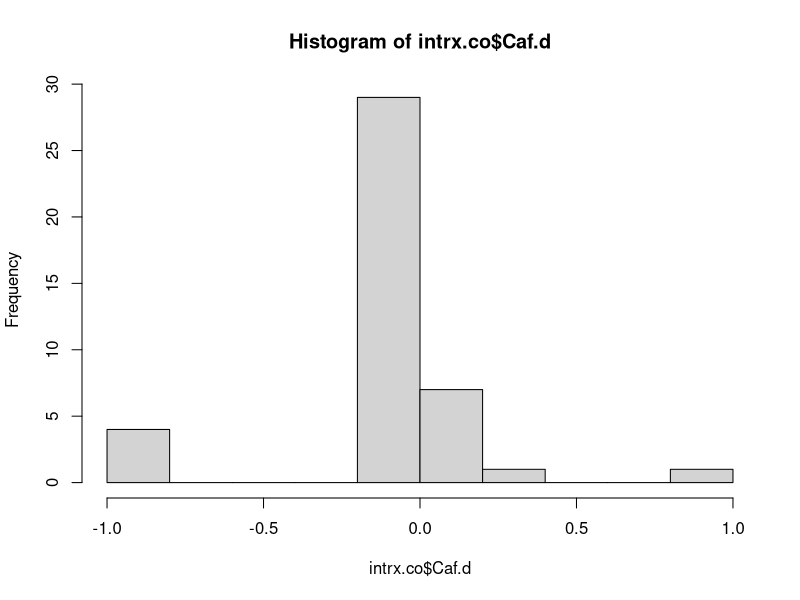
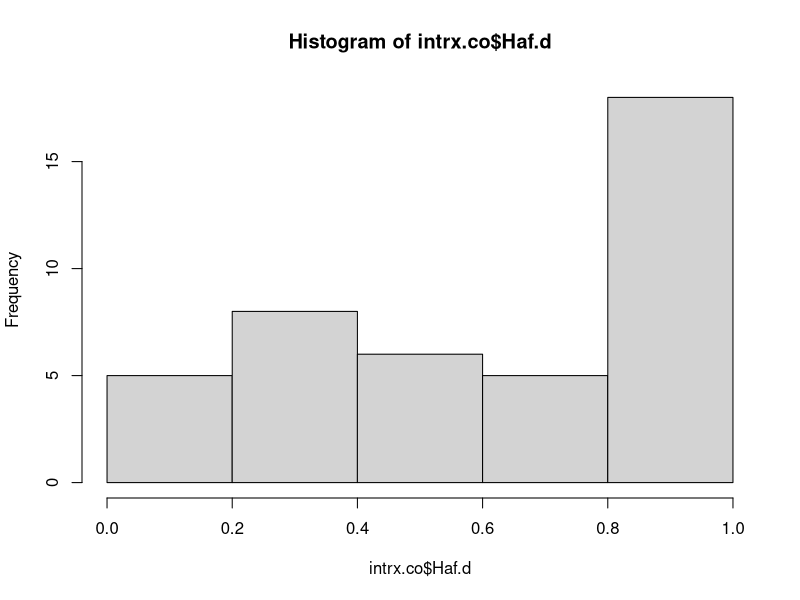
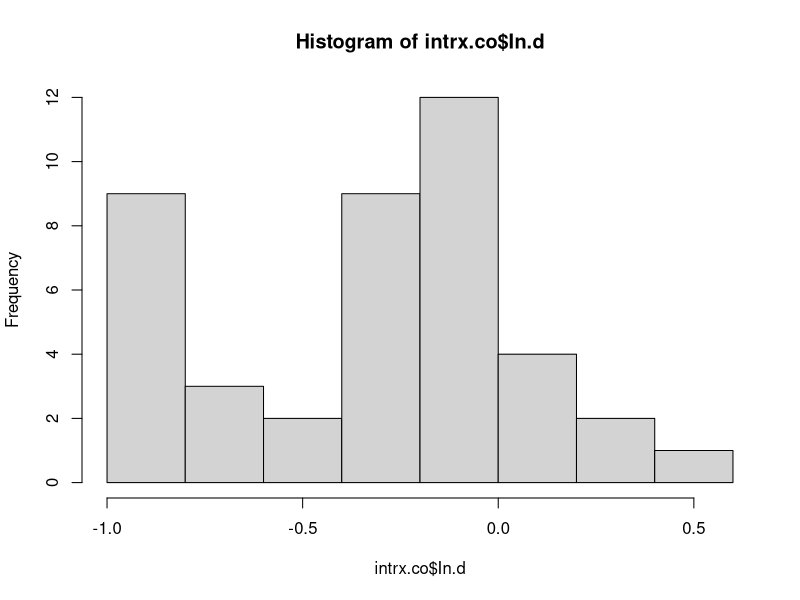
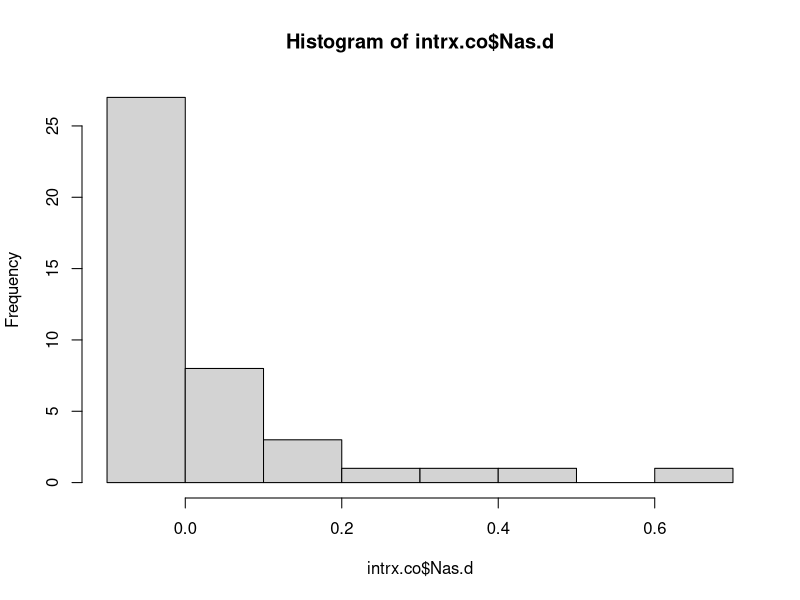
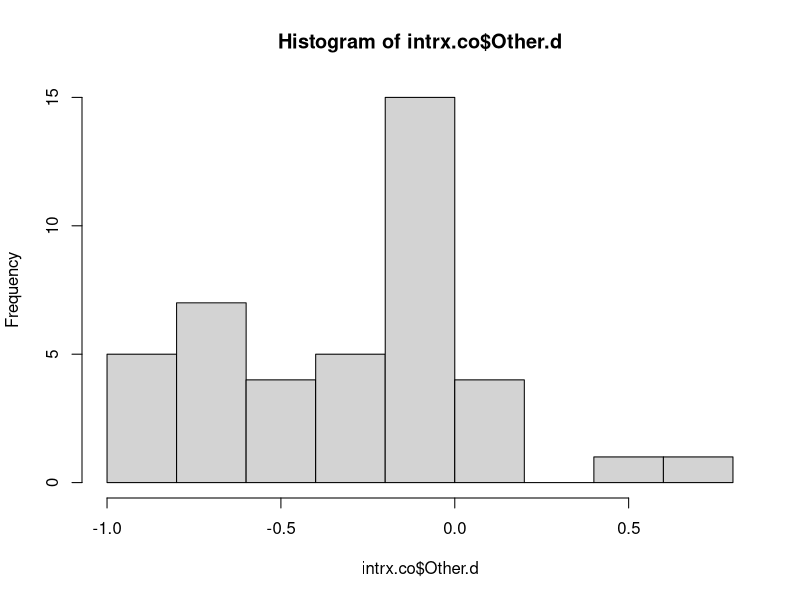
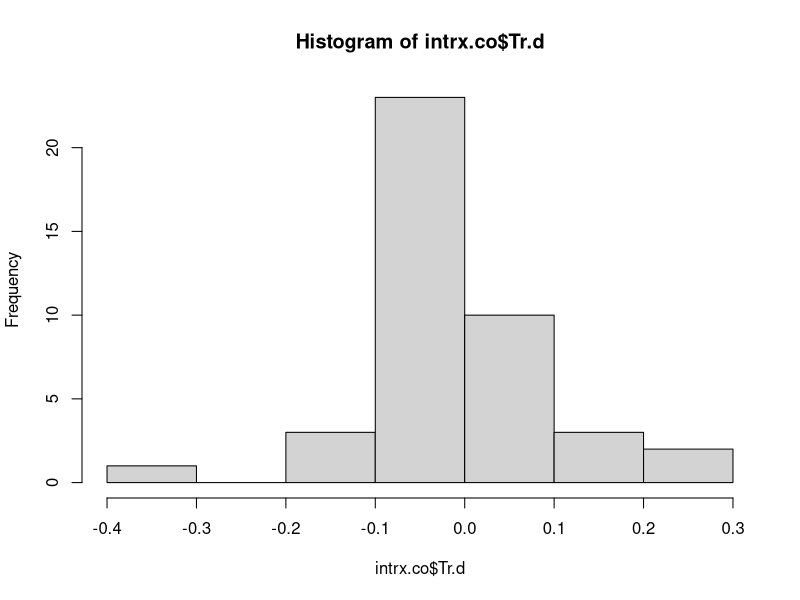
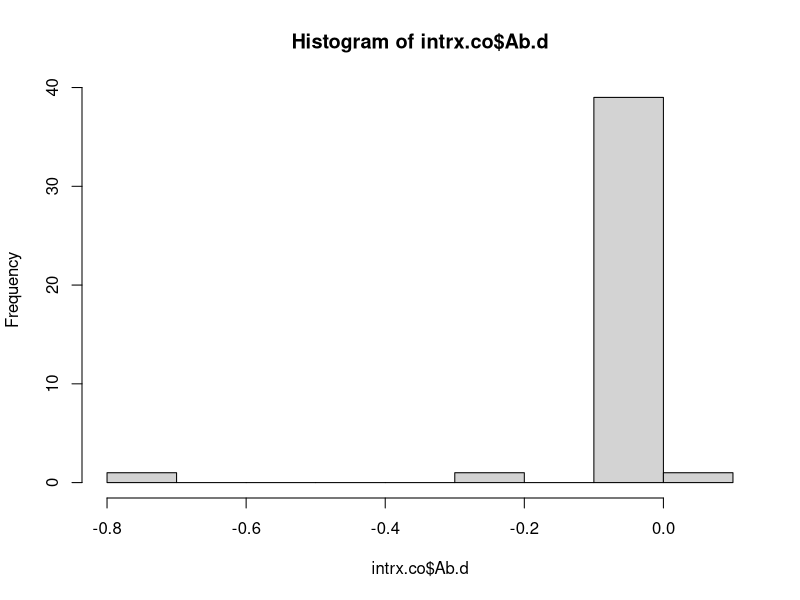
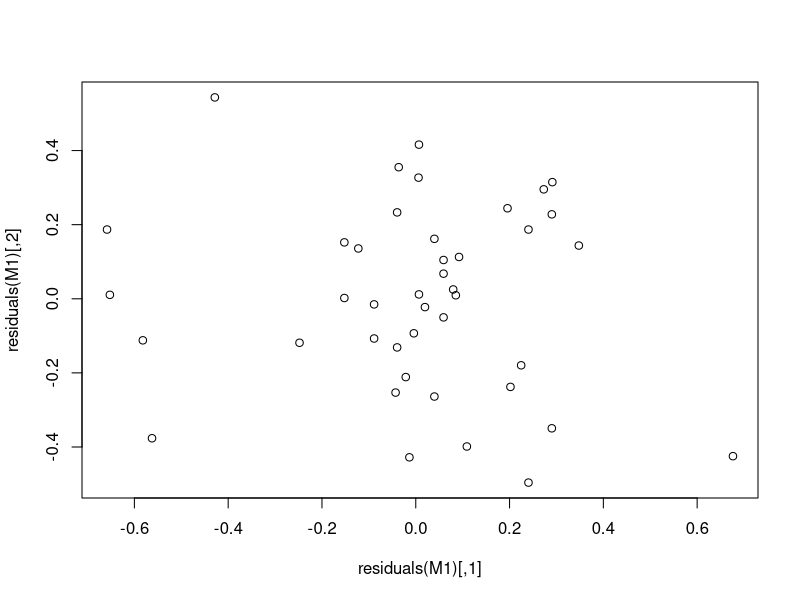

R code for these plots, in order: (Note: this script raises an error after producing the figures.)
#2-Nov-19
#EAP
#Interaction and carry over analysis

#load and process data
intrx.co = read.table(file = "intrx-CO.csv", header = T, sep = ",")
str(intrx.co)

#total interaction seconds
intrx.co$total.intrx = intrx.co$CAF + intrx.co$HAF + intrx.co$NAS + intrx.co$Other + intrx.co$Ab + intrx.co$Tr + intrx.co$In

#total carry over seconds
intrx.co$total.co = intrx.co$CAFCO + intrx.co$HAFCO + intrx.co$NASCO + intrx.co$OtherCO + intrx.co$AbCO + intrx.co$TrCO + intrx.co$InCO

#calculate proportions intrx
intrx.co$CAF.p = intrx.co$CAF/intrx.co$total.intrx
intrx.co$HAF.p = intrx.co$HAF/intrx.co$total.intrx
intrx.co$NAS.p = intrx.co$NAS/intrx.co$total.intrx
intrx.co$Other.p = intrx.co$Other/intrx.co$total.intrx
intrx.co$Ab.p = intrx.co$Ab/intrx.co$total.intrx
intrx.co$In.p = intrx.co$In/intrx.co$total.intrx
intrx.co$Tr.p = intrx.co$Tr/intrx.co$total.intrx

#calculate proportions carry over
intrx.co$CAFCO.p = intrx.co$CAFCO/intrx.co$total.co
intrx.co$HAFCO.p = intrx.co$HAFCO/intrx.co$total.co
intrx.co$NASCO.p = intrx.co$NASCO/intrx.co$total.co
intrx.co$OtherCO.p = intrx.co$OtherCO/intrx.co$total.co
intrx.co$AbCO.p = intrx.co$AbCO/intrx.co$total.co
intrx.co$TrCO.p = intrx.co$TrCO/intrx.co$total.co
intrx.co$InCO.p = intrx.co$InCO/intrx.co$total.co

#calculate difference of interaction and carry over
intrx.co$Caf.d = intrx.co$CAF.p - intrx.co$CAFCO.p
intrx.co$Haf.d = intrx.co$HAF.p - intrx.co$HAFCO.p
intrx.co$Nas.d = intrx.co$NAS.p - intrx.co$NASCO.p
intrx.co$Other.d = intrx.co$Other.p - intrx.co$OtherCO.p
intrx.co$Ab.d = intrx.co$Ab.p - intrx.co$AbCO.p
intrx.co$Tr.d = intrx.co$Tr.p - intrx.co$TrCO.p
intrx.co$In.d = intrx.co$In.p - intrx.co$InCO.p

#graphs
hist(intrx.co$Caf.d)
hist(intrx.co$Haf.d)
hist(intrx.co$In.d)
hist(intrx.co$Nas.d)
hist(intrx.co$Other.d)
hist(intrx.co$Tr.d)
hist(intrx.co$Ab.d)



#condense dependent variables
y <- cbind(intrx.co$Caf.d, intrx.co$Haf.d, intrx.co$Nas.d, intrx.co$Other.d, intrx.co$Ab.d, intrx.co$Tr.d, intrx.co$In.d)#combines dependent variables

#run manova
manova(y ~ Condition * LIFE + Chimp, data=intrx.co, na.action=na.omit)
M1 <- manova(y ~ Condition * LIFE + Chimp, data=intrx.co, na.action=na.omit)
summary(M1, tol=0)#tol=0 overrides error code, overall test summary
summary.aov(M1)


#use graphics to analyze residuals
plot(residuals(M1))
qqnorm(residuals(M1))#this looks bad
qqline(residuals(M1))
hist(residuals(M1))#but this looks really good

#make graphics
x <- group_by(intrx.co, Condition) %>%  # Grouping function causes subsequent functions to aggregate intrx.mc by Condition
  summarize(cond.mean = mean(In.d, na.rm = TRUE), # na.rm = TRUE to remove missing values
            cond.sd=sd(In.d, na.rm = TRUE),  # na.rm = TRUE to remove missing values
            n = sum(!is.na(In.d)), # of observations, excluding NAs. 
            cond.se=cond.sd/sqrt(n))

ggplot(data=x, aes(x=Condition, y=cond.mean)) + #data is what you plot
  geom_bar(stat="identity", position=position_dodge(), color = "black") + 
  geom_errorbar(aes(ymin=cond.mean, ymax=cond.mean+cond.se), width=0.2, 
                position=position_dodge(0.9)) + 
  xlab("Interaction Type") +
  ylab(expression(Time~Difference~(Interaction-Carry~Over))) +
  theme_bw() +
  theme(panel.grid.major=element_blank(),
        panel.grid.minor=element_blank(),
        axis.title.y=element_text(size=8),
        axis.title.x=element_text(size=8),
        axis.text.x=element_text(size=8))

#response 5 = Human Affinitive is significant, anova to analyze
AOV1 = aov(intrx.co$Haf.d ~ intrx.co$LIFE)
summary(AOV1)
TukeyHSD(AOV1)

#response 7 = Nonaffinitive Social is significant, anova to analyze
AOV1 = aov(intrx.co$Nas.d ~ intrx.co$LIFE)
summary(AOV1)
TukeyHSD(AOV1)

#for both variables, slight differences between "mom" and other life history categories

#try a different way to analyze
t.test(intrx.co$HAF.p, intrx.co$HAFCO.p, paired=T) #p = 5.78e-15
t.test(intrx.co$CAF.p, intrx.co$CAFCO.p, paired=T) #p = .2749
t.test(intrx.co$NAS.p, intrx.co$NASCO.p, paired=T) #p = .01127
t.test(intrx.co$Other.p, intrx.co$OtherCO.p, paired=T) #p = 6.963e-05
t.test(intrx.co$Ab.p, intrx.co$AbCO.p, paired=T) #p = .2066
t.test(intrx.co$Tr.p, intrx.co$TrCO.p, paired=T) #p = .6283
t.test(intrx.co$In.p, intrx.co$InCO.p, paired=T) #p = 1.662e-05
